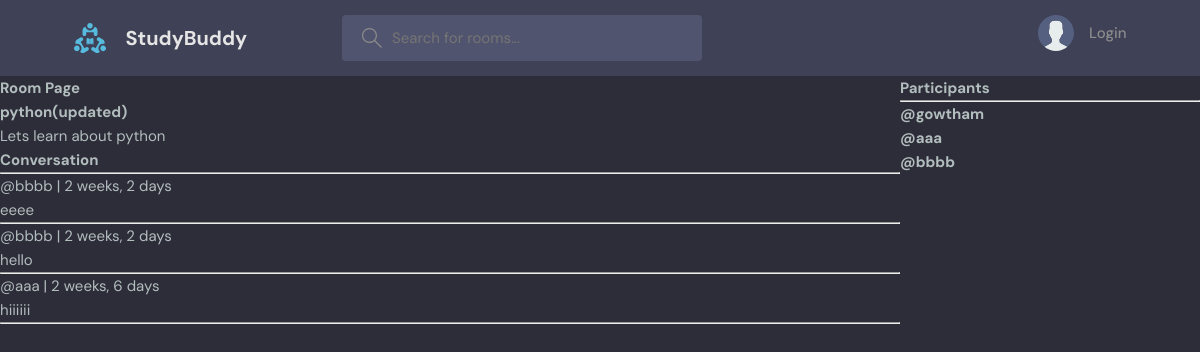
Page /room/1/ on the earlier database version.
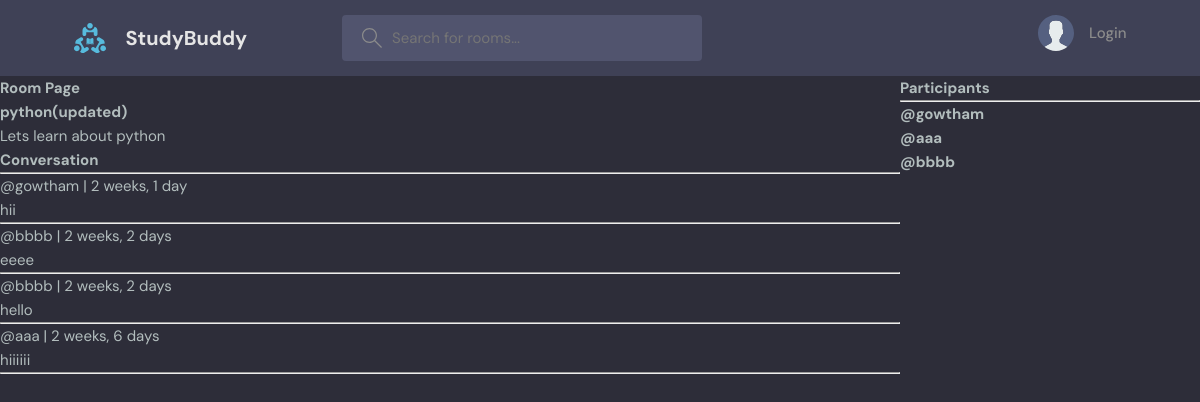
Same page on the later database version.
### core/models.py (models this page shows, shortened)
class Message(models.Model):
    user = models.ForeignKey(User, on_delete= models.CASCADE)
    room = models.ForeignKey(Room, on_delete= models.CASCADE)
    body = models.TextField()
    updated = models.DateTimeField(auto_now= True)
    created = models.DateTimeField(auto_now_add=True)
    class Meta:
        ordering = ['-created']

### core/views.py (the view, shortened to what this page needs)
# urls.py: path('room/<int:pk>/',room,name = 'room'),
def room (request,pk):
    room = Room.objects.get(id=pk)
    room_messages = room.message_set.all().order_by('-created')
    participants = room.participants.all()
    return render(request,'room.html',{'room':room,'room_messages':room_messages,'participants':participants})

### core/templates/room.html (shortened to what this page needs)
{% extends 'main.html' %} {% block content %}
<div class="room-container">
<div>
  <h1>Room Page</h1>
  <h2>{{room.name}}</h2>
  <p>{{room.descriptions}}</p>
  {% if room_messages%}
  <div>
    <h3>Conversation</h3>
    <hr>
    {% for messages in room_messages%}
    <small>@{{messages.user}} | {{messages.created|timesince}}</small>
    <p>{{messages.body}}</p>
    <hr />
    {% endfor%}
  </div>
  {%else %}
  <div><h3>No messages yet...</h3></div>
  {% endif %}
</div>
<div>
    <h3>Participants</h3>
    <hr>
    {% for user in participants%}
    <h4>@{{user}}</h4>
    {% endfor %}
</div>
</div>
{% endblock %}

Differences in the rows shown:
added Message: user "gowtham", created "2 weeks, 1 day", body "hii"
